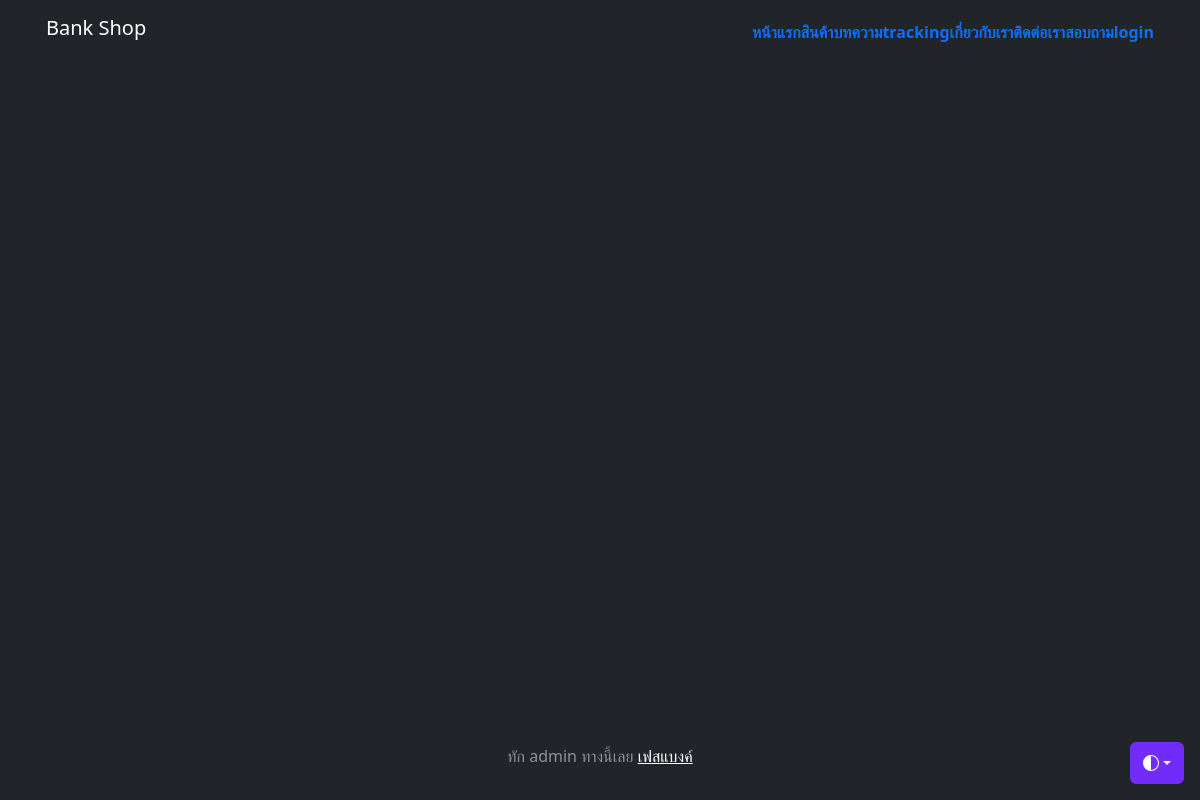
The page /machines/ on the database as committed earlier.
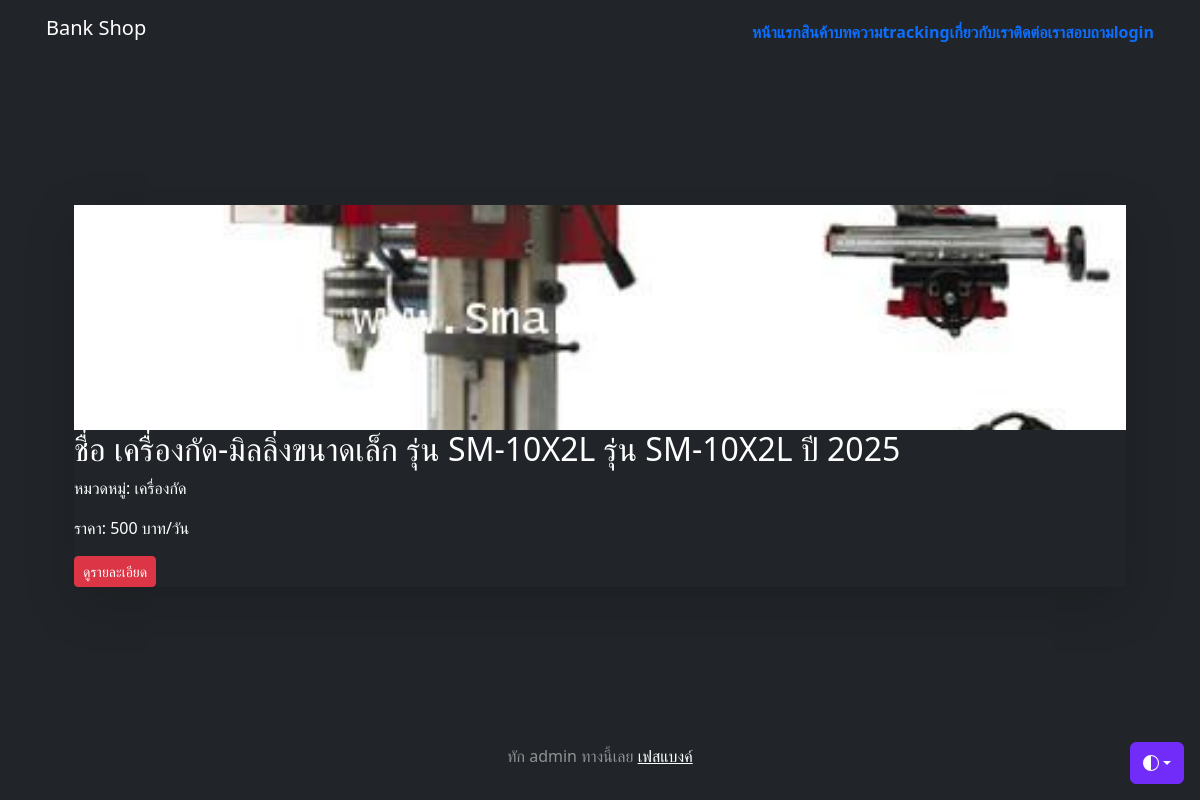
The same page on the database as committed later.
### myapp/models.py (models this page shows, shortened)
class Machine(models.Model):
    MACHINE_TYPE = [
        ("cnd","CNC"),
        ("lathe", "เครื่องกลึง"),
        ("milling", "เครื่องกัด"),
        ("gear milling", "เครื่องไสเฟือง"),
        ]
    name = models.CharField(max_length=50)
    model = models.CharField(max_length=50)
    year = models.CharField(max_length=4)
    machine_type = models.CharField(max_length=100, choices=MACHINE_TYPE, default="CNC")
    images = models.ImageField(upload_to="machines", null=True, blank=True)
    price_per_day = models.IntegerField(default=0)
    price_discount = models.IntegerField(default=0, null=True, blank=True)
    earnest_money = models.IntegerField(default=1000, null=True, blank=True)
    available = models.BooleanField(default=True)

### myapp/views.py (the view)
# urls.py: path('machines/', AllMachine , name='all-machines-page'),
def AllMachine(request):
    machines = Machine.objects.filter(available=True)
    context = {"machines":machines}
    return render(request, "myapp/machines.html", context)

### myapp/templates/myapp/machines.html (shortened to what this page needs)
{% extends 'myapp/base.html' %}
{% load static %}
{% load humanize %}
{% block content %}
<div class="container mx-auto text-start">
    <div class="grid grid-cols-1 md:grid-cols-3 gap-4">
       {% for machine in machines %}
        <div class="bg-dark p-6 rounded-lg shadow-lg">
            {% if machine.images %}
            <img class="bd-placeholder-img card-img-top" width="100%" height="225" style="object-fit: cover;" src="{{ machine.images.url }}"></img>
            {% else %}
            <p>ไม่มีรูป</p>
            {% endif %}
            <h2 class="text-xl font-bold">ชื่อ {{ machine.name }} รุ่น {{ machine.model }} ปี {{ machine.year }}</h2>
            <p>หมวดหมู่: {{ machine.get_machine_type_display }}</p>
            <p>ราคา: {{ machine.price_per_day }} บาท/วัน</p>
            <a href="{% url 'machine-detail-page' machine.id %}" class="btn btn-danger btn-sm">ดูรายละเอียด</a>
        </div>
        {% endfor %}
    </div>
</div>
{% endblock content %}

Rows that differ between the two databases and show on the page:
added Machine: images (picture), name "เครื่องกัด-มิลลิ่งขนาดเล็ก รุ่น SM-10X2L", model "SM-10X2L", year "2025", machine_type "เครื่องกัด", price_per_day "500"
